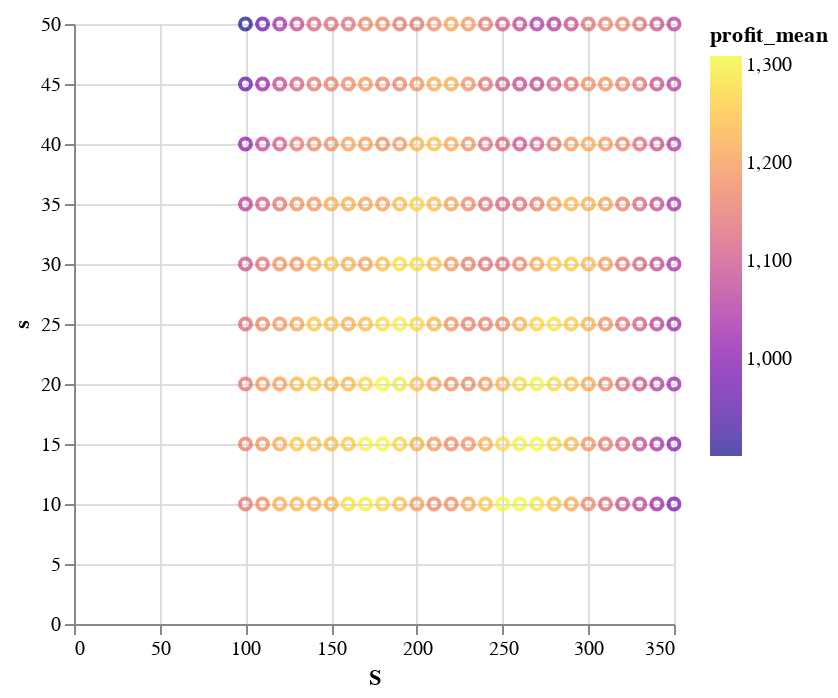

Write notebook code for a chart like this one.
### Code cell
# We can observe that there are more good points where we have high profit_mean values.
using VegaLite
df |> @vlplot(:point, x=:S, y=:s, color={:profit_mean, scale={scheme=:plasma}})

### Figure 1 — Vega-Lite specification as saved in the notebook (floating-point values rounded to 4 significant figures; data arrays with more than 128 entries replaced by an {"elided": "..."} marker saying what was removed)
{"data": {"values": {"elided": "234 records"}}, "encoding": {"color": {"field": "profit_mean", "scale": {"scheme": "plasma"}, "type": "quantitative"}, "x": {"field": "S", "type": "quantitative"}, "y": {"field": "s", "type": "quantitative"}}, "mark": "point"}
